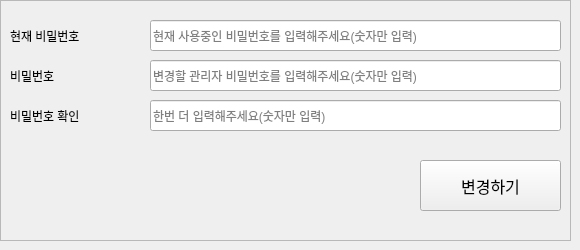
      <widget class="QWidget" name="page_15">
       <widget class="QFrame" name="frame_13">
        <property name="geometry">
         <rect>
          <x>0</x>
          <y>0</y>
          <width>571</width>
          <height>241</height>
         </rect>
        </property>
        <property name="frameShape">
         <enum>QFrame::StyledPanel</enum>
        </property>
        <property name="frameShadow">
         <enum>QFrame::Raised</enum>
        </property>
        <widget class="QPushButton" name="btn_update_pwd">
         <property name="geometry">
          <rect>
           <x>420</x>
           <y>160</y>
           <width>141</width>
           <height>51</height>
          </rect>
         </property>
         <property name="font">
          <font>
           <pointsize>12</pointsize>
          </font>
         </property>
         <property name="text">
          <string>변경하기</string>
         </property>
        </widget>
        <widget class="QLabel" name="label_85">
         <property name="geometry">
          <rect>
           <x>10</x>
           <y>20</y>
           <width>91</width>
           <height>31</height>
          </rect>
         </property>
         <property name="text">
          <string>현재 비밀번호</string>
         </property>
        </widget>
        <widget class="QLineEdit" name="input_admin_pwd">
         <property name="geometry">
          <rect>
           <x>150</x>
           <y>60</y>
           <width>411</width>
           <height>31</height>
          </rect>
         </property>
         <property name="echoMode">
          <enum>QLineEdit::Password</enum>
         </property>
         <property name="placeholderText">
          <string>변경할 관리자 비밀번호를 입력해주세요(숫자만 입력)</string>
         </property>
        </widget>
        <widget class="QLabel" name="label_83">
         <property name="geometry">
          <rect>
           <x>10</x>
           <y>100</y>
           <width>91</width>
           <height>31</height>
          </rect>
         </property>
         <property name="text">
          <string>비밀번호 확인</string>
         </property>
        </widget>
        <widget class="QLineEdit" name="input_admin_pwd_now">
         <property name="geometry">
          <rect>
           <x>150</x>
           <y>20</y>
           <width>411</width>
           <height>31</height>
          </rect>
         </property>
         <property name="text">
          <string/>
         </property>
         <property name="echoMode">
          <enum>QLineEdit::Password</enum>
         </property>
         <property name="placeholderText">
          <string>현재 사용중인 비밀번호를 입력해주세요(숫자만 입력)</string>
         </property>
        </widget>
        <widget class="QLabel" name="label_79">
         <property name="geometry">
          <rect>
           <x>10</x>
           <y>60</y>
           <width>91</width>
           <height>31</height>
          </rect>
         </property>
         <property name="text">
          <string>비밀번호</string>
         </property>
        </widget>
        <widget class="QLineEdit" name="input_admin_pwd_chk">
         <property name="geometry">
          <rect>
           <x>150</x>
           <y>100</y>
           <width>411</width>
           <height>31</height>
          </rect>
         </property>
         <property name="echoMode">
          <enum>QLineEdit::Password</enum>
         </property>
         <property name="placeholderText">
          <string>한번 더 입력해주세요(숫자만 입력)</string>
         </property>
        </widget>
       </widget>
      </widget>
